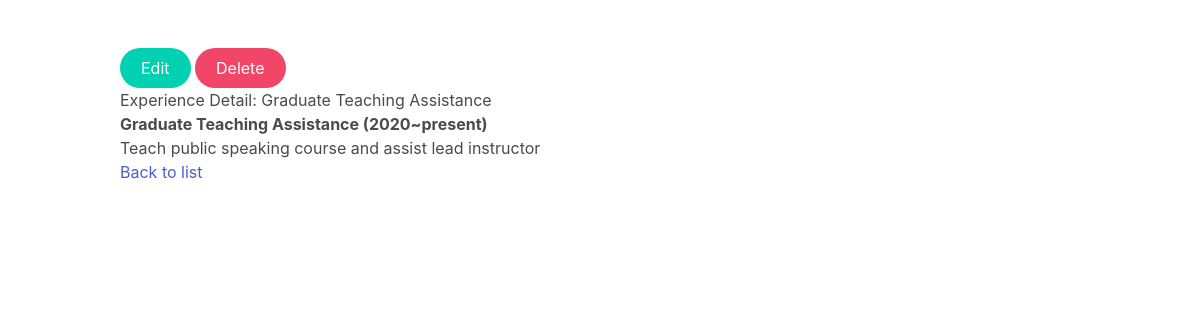
Page /exp/1/ on the committed database.
### experience/models.py (models this page shows)
class Experience(models.Model):
    job = models.TextField()
    year = models.TextField()
    desc = models.TextField()

### experience/views.py (the view)
# urls.py: path('<int:id>/', exp_detail_view, name='detail'),
def exp_detail_view(request, id):
    obj = Experience.objects.get(id=id)
    context = {
        "object": obj,
        "modal": process_modal_vars(
            "Delete Confirmation", "Do you want to delete this content?", "Yes", reverse("experience:delete",
                                                                                         kwargs={"id": id})
        )
    }
    return render(request, "experience/detail.html", context=context)

### first_django/utils.py (called while the page is built)
def process_modal_vars(title, content, label, url=None):
    return {
        "modal_title": title,
        "modal_content": content,
        "modal_submit_label": label,
        "form_action": url,
    }

### templates/experience/detail.html (shortened to what this page needs)
{% extends "base.html" %}
{% block content %}
    <a class="button is-primary is-rounded"  style=text-align:right; href="{% url 'experience:edit' object.id %}">Edit</a>
    <button class="button is-danger is-rounded js-modal-trigger" data-target="modal-js-example">Delete</button>
    <h1>Experience Detail: {{ object.job }}</h1>
    <p><b>{{ object.job }} {{ object.year }}</b></p>
    <p>{{ object.desc }}</p>
    <p><a href="{% url 'experience:list' %}"> Back to list </a></p>
{% endblock content %}

### rows in the picture
Experience: job "Graduate Teaching Assistance", year "(2020~present)", desc "Teach public speaking course and assist lead instructor"
